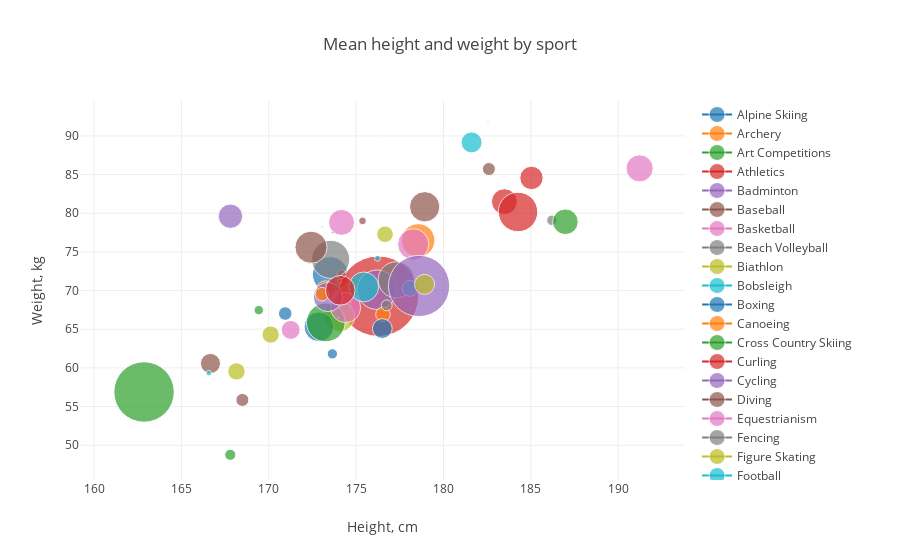

The notebook cell saved with this chart:
### Code cell
#Bubble chart of athelete's Height vs Weight grouped by Sport

tmp = atheletenocClean.groupby(['Sport'])['Height', 'Weight'].agg('mean')
df1 = pd.DataFrame(tmp).reset_index()
tmp = atheletenocClean.groupby(['Sport'])['ID'].count()

df2 = pd.DataFrame(tmp).reset_index()
dataset = df1.merge(df2) #DataFrame with columns 'Sport', 'Height', 'Weight', 'ID'

scatterplots = list()
for sport in dataset['Sport']:
    df = dataset[dataset['Sport']==sport]
    trace = go.Scatter(
        x = df['Height'],
        y = df['Weight'],
        name = sport,
        marker=dict(
            symbol='circle',
            sizemode='area',
            sizeref=10,
            size=df['ID'])
    )
    scatterplots.append(trace)
                         
layout = go.Layout(title='Mean height and weight by sport', 
                   xaxis=dict(title='Height, cm'), 
                   yaxis=dict(title='Weight, kg'),
                   showlegend=True)

fig = dict(data = scatterplots, layout = layout)
py.iplot(fig)

### Figure 1 — Plotly figure (JSON) as saved in the notebook; plotly's stock layout.template omitted (floating-point values rounded to 4 significant figures)
{"data": [{"marker": {"size": [6322], "sizemode": "area", "sizeref": 10, "symbol": "circle"}, "name": "Alpine Skiing", "type": "scatter", "uid": "0f564c0c-383b-49a5-be3c-f85f13915468", "x": [173.5], "y": [72.08]}, {"marker": {"size": [1883], "sizemode": "area", "sizeref": 10, "symbol": "circle"}, "name": "Archery", "type": "scatter", "uid": "e9b03dcf-832f-4542-bf36-ce603df50d7c", "x": [173.2], "y": [70.01]}, {"marker": {"size": [16], "sizemode": "area", "sizeref": 10, "symbol": "circle"}, "name": "Art Competitions", "type": "scatter", "uid": "a33a88fe-07ac-4e96-a80f-716a51cf60cd", "x": [173.1], "y": [78.25]}, {"marker": {"size": [32374], "sizemode": "area", "sizeref": 10, "symbol": "circle"}, "name": "Athletics", "type": "scatter", "uid": "c0477bb0-d850-449c-9af9-187eda9bb002", "x": [176.3], "y": [69.27]}, {"marker": {"size": [1362], "sizemode": "area", "sizeref": 10, "symbol": "circle"}, "name": "Badminton", "type": "scatter", "uid": "5558e40a-99ae-4c9d-8a51-9e57f611cc7d", "x": [174.2], "y": [68.17]}, {"marker": {"size": [846], "sizemode": "area", "sizeref": 10, "symbol": "circle"}, "name": "Baseball", "type": "scatter", "uid": "a7b563a1-7336-4caf-be1a-51e36e1c283c", "x": [182.6], "y": [85.72]}, {"marker": {"size": [3668], "sizemode": "area", "sizeref": 10, "symbol": "circle"}, "name": "Basketball", "type": "scatter", "uid": "8699c4ec-5db5-4259-afbe-200216436dd4", "x": [191.2], "y": [85.8]}, {"marker": {"size": [538], "sizemode": "area", "sizeref": 10, "symbol": "circle"}, "name": "Beach Volleyball", "type": "scatter", "uid": "12e1ed50-baa4-4103-9bce-f112b14a7d0f", "x": [186.2], "y": [79.09]}, {"marker": {"size": [4615], "sizemode": "area", "sizeref": 10, "symbol": "circle"}, "name": "Biathlon", "type": "scatter", "uid": "2093b07f-6b70-4e4e-a5cf-74963f496ce8", "x": [174.1], "y": [66.63]}, {"marker": {"size": [2205], "sizemode": "area", "sizeref": 10, "symbol": "circle"}, "name": "Bobsleigh", "type": "scatter", "uid": "e3b0fff0-34e1-47e2-a213-1cb915aa0601", "x": [181.6], "y": [89.16]}, {"marker": {"size": [4363], "sizemode": "area", "sizeref": 10, "symbol": "circle"}, "name": "Boxing", "type": "scatter", "uid": "912c3b8f-d9e4-445a-b683-b5b8344634c9", "x": [172.9], "y": [65.31]}, {"marker": {"size": [5550], "sizemode": "area", "sizeref": 10, "symbol": "circle"}, "name": "Canoeing", "type": "scatter", "uid": "366fba56-33fc-4942-b585-1ddb73729a32", "x": [178.6], "y": [76.49]}, {"marker": {"size": [7529], "sizemode": "area", "sizeref": 10, "symbol": "circle"}, "name": "Cross Country Skiing", "type": "scatter", "uid": "f2274349-ebec-45f8-b09b-cf5a5abf94e5", "x": [173.3], "y": [65.88]}, {"marker": {"size": [410], "sizemode": "area", "sizeref": 10, "symbol": "circle"}, "name": "Curling", "type": "scatter", "uid": "b53e90f6-559f-408c-beae-e7a7f1716732", "x": [174.2], "y": [72.13]}, {"marker": {"size": [7774], "sizemode": "area", "sizeref": 10, "symbol": "circle"}, "name": "Cycling", "type": "scatter", "uid": "e9108dee-9b53-4a8c-9a3c-cb0fc019124f", "x": [176.2], "y": [70.11]}, {"marker": {"size": [2011], "sizemode": "area", "sizeref": 10, "symbol": "circle"}, "name": "Diving", "type": "scatter", "uid": "56b5cf6d-02d7-4bfe-8d9e-56d6c9f5d399", "x": [166.7], "y": [60.57]}, {"marker": {"size": [4553], "sizemode": "area", "sizeref": 10, "symbol": "circle"}, "name": "Equestrianism", "type": "scatter", "uid": "67945972-c06a-41d6-9e3c-684ae1695afa", "x": [174.4], "y": [67.8]}, {"marker": {"size": [6537], "sizemode": "area", "sizeref": 10, "symbol": "circle"}, "name": "Fencing", "type": "scatter", "uid": "51f67ab7-cdee-44aa-9d01-9132aed4ccbb", "x": [177.3], "y": [71.39]}, {"marker": {"size": [1512], "sizemode": "area", "sizeref": 10, "symbol": "circle"}, "name": "Figure Skating", "type": "scatter", "uid": "df6f392a-de3a-4993-96ae-a8cb19a80f30", "x": [168.1], "y": [59.54]}, {"marker": {"size": [4443], "sizemode": "area", "sizeref": 10, "symbol": "circle"}, "name": "Football", "type": "scatter", "uid": "2c6b4f44-f2d7-4252-9cc9-593db53cc513", "x": [175.4], "y": [70.48]}, {"marker": {"size": [913], "sizemode": "area", "sizeref": 10, "symbol": "circle"}, "name": "Freestyle Skiing", "type": "scatter", "uid": "661b9792-f4a1-45c1-a31b-2ec4585e0840", "x": [170.9], "y": [67.03]}, {"marker": {"size": [108], "sizemode": "area", "sizeref": 10, "symbol": "circle"}, "name": "Golf", "type": "scatter", "uid": "2061a684-012a-46aa-a0c0-2cb15c53bc32", "x": [174.0], "y": [71.19]}, {"marker": {"size": [18271], "sizemode": "area", "sizeref": 10, "symbol": "circle"}, "name": "Gymnastics", "type": "scatter", "uid": "89082dd7-79d5-4db8-8eda-4f3e111722c1", "x": [162.9], "y": [56.89]}, {"marker": {"size": [3319], "sizemode": "area", "sizeref": 10, "symbol": "circle"}, "name": "Handball", "type": "scatter", "uid": "967d49d0-5bb6-40d1-9907-9a8fc381e20f", "x": [183.5], "y": [81.5]}, {"marker": {"size": [4264], "sizemode": "area", "sizeref": 10, "symbol": "circle"}, "name": "Hockey", "type": "scatter", "uid": "b161a703-1613-4005-8031-7cdf3c62b678", "x": [173.4], "y": [69.16]}, {"marker": {"size": [4579], "sizemode": "area", "sizeref": 10, "symbol": "circle"}, "name": "Ice Hockey", "type": "scatter", "uid": "64064efa-cbfd-405a-9049-96f5692c0bed", "x": [178.9], "y": [80.84]}, {"marker": {"size": [3366], "sizemode": "area", "sizeref": 10, "symbol": "circle"}, "name": "Judo", "type": "scatter", "uid": "f583563e-8fb8-4391-bdc4-13f0a9b4e517", "x": [174.2], "y": [78.82]}, {"marker": {"size": [2], "sizemode": "area", "sizeref": 10, "symbol": "circle"}, "name": "Lacrosse", "type": "scatter", "uid": "d230dca3-efa2-420f-a5e1-693946e0e249", "x": [174], "y": [66.5]}, {"marker": {"size": [1377], "sizemode": "area", "sizeref": 10, "symbol": "circle"}, "name": "Luge", "type": "scatter", "uid": "45bf4cd9-3588-41b0-acbc-47bbeee7ad19", "x": [176.7], "y": [77.28]}, {"marker": {"size": [1259], "sizemode": "area", "sizeref": 10, "symbol": "circle"}, "name": "Modern Pentathlon", "type": "scatter", "uid": "16728a6c-ea49-464d-8767-f47ffb9a17b6", "x": [178.1], "y": [70.28]}, {"marker": {"size": [1], "sizemode": "area", "sizeref": 10, "symbol": "circle"}, "name": "Motorboating", "type": "scatter", "uid": "79144803-41dd-4960-85ca-99bb4d9c74cf", "x": [181], "y": [77]}, {"marker": {"size": [1065], "sizemode": "area", "sizeref": 10, "symbol": "circle"}, "name": "Nordic Combined", "type": "scatter", "uid": "a0eb9790-449f-4c3c-82e9-67bc537eb9c9", "x": [176.5], "y": [66.92]}, {"marker": {"size": [615], "sizemode": "area", "sizeref": 10, "symbol": "circle"}, "name": "Rhythmic Gymnastics", "type": "scatter", "uid": "7d1a9ad5-3d24-4a4e-be3a-91354bcfd391", "x": [167.8], "y": [48.76]}, {"marker": {"size": [7790], "sizemode": "area", "sizeref": 10, "symbol": "circle"}, "name": "Rowing", "type": "scatter", "uid": "b8fda563-548b-41f8-8390-c0048a997128", "x": [184.3], "y": [80.17]}, {"marker": {"size": [30], "sizemode": "area", "sizeref": 10, "symbol": "circle"}, "name": "Rugby", "type": "scatter", "uid": "c10745c9-871f-427d-ad49-904d4ae1fd92", "x": [173.7], "y": [77.53]}, {"marker": {"size": [297], "sizemode": "area", "sizeref": 10, "symbol": "circle"}, "name": "Rugby Sevens", "type": "scatter", "uid": "dd33feea-c730-4753-b844-314753677927", "x": [175.4], "y": [79.01]}, {"marker": {"size": [4863], "sizemode": "area", "sizeref": 10, "symbol": "circle"}, "name": "Sailing", "type": "scatter", "uid": "83234228-1cd5-468d-80f6-541ba11ac91b", "x": [178.3], "y": [75.98]}, {"marker": {"size": [7260], "sizemode": "area", "sizeref": 10, "symbol": "circle"}, "name": "Shooting", "type": "scatter", "uid": "c6a07ec4-3396-4618-917e-4784d72d4d07", "x": [173.5], "y": [74.04]}, {"marker": {"size": [1488], "sizemode": "area", "sizeref": 10, "symbol": "circle"}, "name": "Short Track Speed Skating", "type": "scatter", "uid": "cbbb4d4a-3b84-4fd6-ae3b-a68e28de35d9", "x": [170.1], "y": [64.31]}, {"marker": {"size": [174], "sizemode": "area", "sizeref": 10, "symbol": "circle"}, "name": "Skeleton", "type": "scatter", "uid": "cff31ac1-646c-4db0-ba17-9e0808375f42", "x": [176.2], "y": [74.17]}, {"marker": {"size": [1966], "sizemode": "area", "sizeref": 10, "symbol": "circle"}, "name": "Ski Jumping", "type": "scatter", "uid": "50d3bd28-3a2f-4a04-a16e-5f5baeb621c5", "x": [176.5], "y": [65.09]}, {"marker": {"size": [924], "sizemode": "area", "sizeref": 10, "symbol": "circle"}, "name": "Snowboarding", "type": "scatter", "uid": "e2f8bdc4-20c0-48e3-8f23-1c480c10cda3", "x": [173.0], "y": [69.53]}, {"marker": {"size": [441], "sizemode": "area", "sizeref": 10, "symbol": "circle"}, "name": "Softball", "type": "scatter", "uid": "fa58512b-f3bc-474f-979a-cf9a311c8467", "x": [169.4], "y": [67.47]}, {"marker": {"size": [4400], "sizemode": "area", "sizeref": 10, "symbol": "circle"}, "name": "Speed Skating", "type": "scatter", "uid": "41d53dee-a37c-4e25-bf96-0d8cc1f6c6b9", "x": [174.1], "y": [70.03]}, {"marker": {"size": [18776], "sizemode": "area", "sizeref": 10, "symbol": "circle"}, "name": "Swimming", "type": "scatter", "uid": "6f1a51f0-ddcc-484c-bd42-4895e790af8a", "x": [178.6], "y": [70.6]}, {"marker": {"size": [849], "sizemode": "area", "sizeref": 10, "symbol": "circle"}, "name": "Synchronized Swimming", "type": "scatter", "uid": "12add15b-3ec0-426b-b0ab-aeed74b826bd", "x": [168.5], "y": [55.86]}, {"marker": {"size": [1789], "sizemode": "area", "sizeref": 10, "symbol": "circle"}, "name": "Table Tennis", "type": "scatter", "uid": "0a435002-081f-484f-a62d-7a681cfdbd3f", "x": [171.3], "y": [64.92]}, {"marker": {"size": [596], "sizemode": "area", "sizeref": 10, "symbol": "circle"}, "name": "Taekwondo", "type": "scatter", "uid": "de7c350a-a261-4eda-9cb1-45e08d453f72", "x": [176.8], "y": [68.09]}, {"marker": {"size": [2008], "sizemode": "area", "sizeref": 10, "symbol": "circle"}, "name": "Tennis", "type": "scatter", "uid": "7d3338a8-94c0-4a6c-9e08-89f44cd0f8a1", "x": [178.9], "y": [70.8]}, {"marker": {"size": [149], "sizemode": "area", "sizeref": 10, "symbol": "circle"}, "name": "Trampolining", "type": "scatter", "uid": "2af69496-202a-498b-83e8-7ff049137765", "x": [166.6], "y": [59.32]}, {"marker": {"size": [526], "sizemode": "area", "sizeref": 10, "symbol": "circle"}, "name": "Triathlon", "type": "scatter", "uid": "6640871d-6eb0-4dc5-8ad1-61c45af86ea0", "x": [173.6], "y": [61.82]}, {"marker": {"size": [20], "sizemode": "area", "sizeref": 10, "symbol": "circle"}, "name": "Tug-Of-War", "type": "scatter", "uid": "37dcc928-0a8a-4ff3-8346-37705ab55c24", "x": [182.6], "y": [91.8]}, {"marker": {"size": [3277], "sizemode": "area", "sizeref": 10, "symbol": "circle"}, "name": "Volleyball", "type": "scatter", "uid": "bf042855-4469-4405-b916-73eca78b000c", "x": [187.0], "y": [78.9]}, {"marker": {"size": [2719], "sizemode": "area", "sizeref": 10, "symbol": "circle"}, "name": "Water Polo", "type": "scatter", "uid": "2ea7f57f-bcfc-479e-b5e5-f5ccbec356d9", "x": [185.0], "y": [84.57]}, {"marker": {"size": [2974], "sizemode": "area", "sizeref": 10, "symbol": "circle"}, "name": "Weightlifting", "type": "scatter", "uid": "63772b3e-b1f3-4b83-960e-0817673b6d88", "x": [167.8], "y": [79.61]}, {"marker": {"size": [5186], "sizemode": "area", "sizeref": 10, "symbol": "circle"}, "name": "Wrestling", "type": "scatter", "uid": "9af91e68-2dcf-43de-a207-38deb0c92237", "x": [172.4], "y": [75.6]}], "layout": {"showlegend": true, "title": {"text": "Mean height and weight by sport"}, "xaxis": {"title": {"text": "Height, cm"}}, "yaxis": {"title": {"text": "Weight, kg"}}}}
